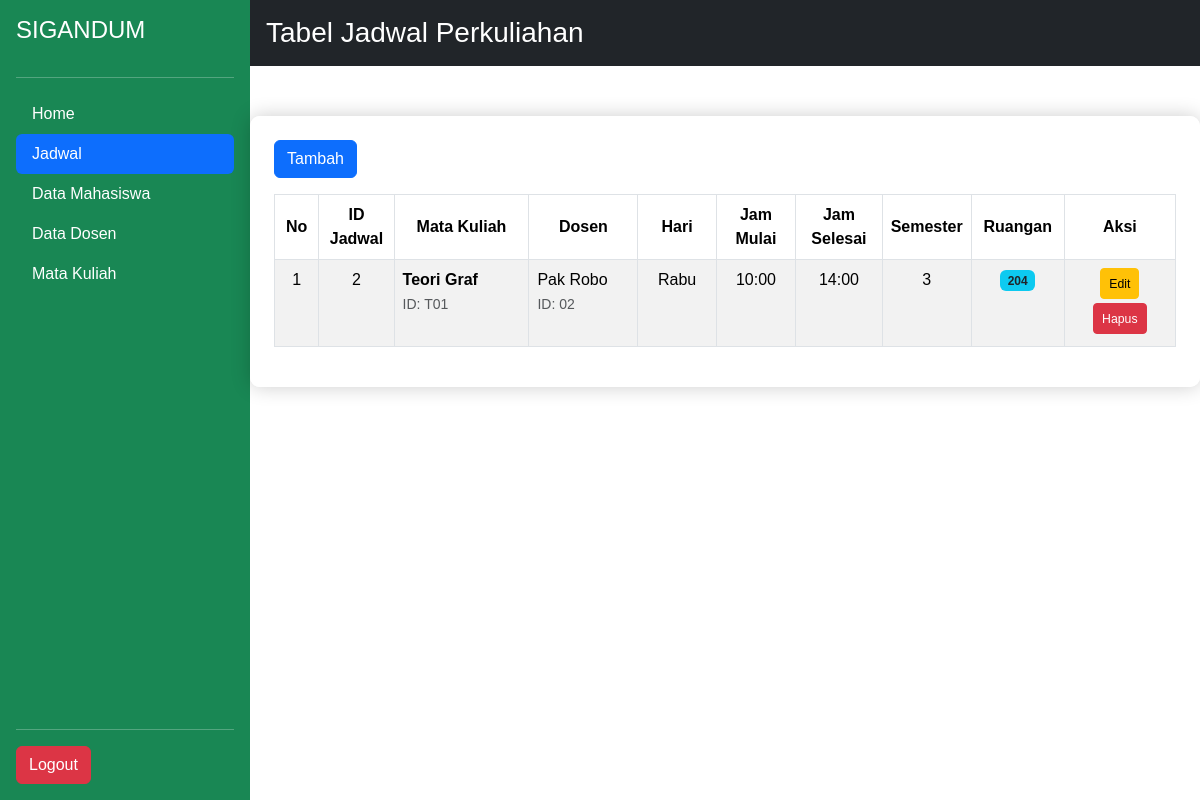
Screenshot of /jadwal.php (signed in) with the database file from the repository.
### tables this page shows
CREATE TABLE `jadwal` (
  `id_jadwal` int NOT NULL,
  `id_mk` varchar(15) NOT NULL,
  `id_dosen` varchar(15) NOT NULL,
  `hari` varchar(10) NOT NULL,
  `jam_mulai` time NOT NULL,
  `jam_selesai` time NOT NULL,
  `semester` varchar(5) NOT NULL,
  `ruangan` varchar(20) DEFAULT NULL
);

CREATE TABLE `mk` (
  `id_mk` varchar(15) NOT NULL,
  `nama_mk` varchar(50) DEFAULT NULL,
  `sks` int DEFAULT NULL
);

CREATE TABLE `dosen` (
  `id_dosen` varchar(15) NOT NULL,
  `nama_dosen` varchar(50) DEFAULT NULL
);

### jadwal.php (the view, shortened to what this page needs)
<!DOCTYPE html>
<html lang="en">
<head>
    <link href="https://cdn.jsdelivr.net/npm/bootstrap@5.3.3/dist/css/bootstrap.min.css" rel="stylesheet">
    <link rel="stylesheet" href="style.css">
</head>
<body>
    <?php
    include 'koneksi.php';
    ?>
<div class="d-flex">
    <div class="d-flex flex-column flex-shrink-0 p-3 bg-success text-white" style="width: 250px; min-height: 100vh;">
        <h4 class="mb-3">SIGANDUM</h4>
        <hr>
        <ul class="nav nav-pills flex-column mb-auto">
            <li class="nav-item">
                <a href="index.php" class="nav-link text-white">
                    Home
                </a>
            </li>
            <li>
                <a href="jadwal.php" class="nav-link text-white active" aria-current="page">
                    Jadwal
                </a>
            </li>
            <li>
                <a href="tabel.php"class="nav-link text-white">
                    Data Mahasiswa
                </a>
            </li>
            <li>
                <a href="dosen.php" class="nav-link text-white">
                    Data Dosen
                </a>
            </li>
            <li>
                <a href="mk.php" class="nav-link text-white">
                    Mata Kuliah
                </a>
            </li>
        </ul>
        <hr>
        <div>
            <button type="button" class="btn btn-danger" id="logout">Logout</button>
        </div>
    </div>
    <div class="flex-grow-1">
        <header class="bg-dark text-white p-3">
            <h3 class="m-0">Tabel Jadwal Perkuliahan</h3>
        </header>
        <main class="p-4">
             <button type="button" class="btn btn-primary mb-3" data-bs-toggle="modal" data-bs-target="#myModal">
                Tambah
            </button>
        <div class="table-responsive">
            <table class="table table-bordered table-striped">
                <thead>
                    <tr class="text-center align-middle">
                        <th style="width: 50px;">No</th>
                        <th style="width: 80px;">ID Jadwal</th>
                        <th style="width: 200px;">Mata Kuliah</th>
                        <th style="width: 150px;">Dosen</th>
                        <th style="width: 100px;">Hari</th>
                        <th style="width: 100px;">Jam Mulai</th>
                        <th style="width: 100px;">Jam Selesai</th>
                        <th style="width: 80px;">Semester</th>
                        <th style="width: 100px;">Ruangan</th>
                        <th style="width: 150px;">Aksi</th>
                    </tr>
                </thead>
                <tbody>
                    <?php
                    $sql = "SELECT j.*, mk.nama_mk, d.nama_dosen
                            FROM jadwal j
                            LEFT JOIN mk ON j.id_mk = mk.id_mk
                            LEFT JOIN dosen d ON j.id_dosen = d.id_dosen
                            ORDER BY j.id_jadwal ASC";
                    $result = $conn->query($sql);
                    $nomor = 1;
                    if ($result->num_rows > 0) {
                        while($row = $result->fetch_assoc()) {
                            $jam_mulai = substr($row['jam_mulai'], 0, 5);
                            $jam_selesai = substr($row['jam_selesai'], 0, 5);
                            echo "<tr>
                                <td class='text-center'>{$nomor}</td>
                                <td class='text-center'>{$row['id_jadwal']}</td>
                                <td>
                                    <strong>{$row['nama_mk']}</strong><br>
                                    <small class='text-muted'>ID: {$row['id_mk']}</small>
                                </td>
                                <td>
                                    {$row['nama_dosen']}<br>
                                    <small class='text-muted'>ID: {$row['id_dosen']}</small>
                                </td>
                                <td class='text-center'>{$row['hari']}</td>
                                <td class='text-center'>{$jam_mulai}</td>
                                <td class='text-center'>{$jam_selesai}</td>
                                <td class='text-center'>{$row['semester']}</td>
                                <td class='text-center'>
                                    <span class='badge bg-info text-dark'>{$row['ruangan']}</span>
                                </td>
                                <td class='text-center'>
                                    <a href='db/edit.php?id_jadwal={$row['id_jadwal']}' class='btn btn-warning btn-sm mb-1'>
                                        <small>Edit</small>
                                    </a>
                                    <a href='db/hapus.php?id_jadwal={$row['id_jadwal']}' class='btn btn-danger btn-sm mb-1' onclick='return confirm(\"Yakin ingin menghapus jadwal ini?\")'>
                                        <small>Hapus</small>
                                    </a>
                                </td>
                            </tr>";
                            $nomor++;
                        }
                    } else {
                        echo "<tr><td colspan='10' class='text-center text-muted'>Belum ada data jadwal</td></tr>";
                    }
                    ?>
                </tbody>
            </table>
        </div>
        </main>
    </div>
</div>
</body>
</html>

### style.css (style rules this page uses)
body { font-family: Arial, sans-serif; background: url('background.jpg') no-repeat center center fixed; background-size: cover; margin: 0; padding: 0; }
main { background-color: rgba(255, 255, 255, 0.95); padding: 30px; margin: 50px auto; max-width: 2000px; border-radius: 10px; box-shadow: 0 0 20px rgba(0, 0, 0, 0.2); }

### rows the page displays
jadwal: id_jadwal "2", id_mk.nama_mk "Teori Graf", id_mk "T01", id_dosen.nama_dosen "Pak Robo", id_dosen "02", hari "Rabu", jam_mulai "10:00", jam_selesai "14:00", semester "3", ruangan "204"
